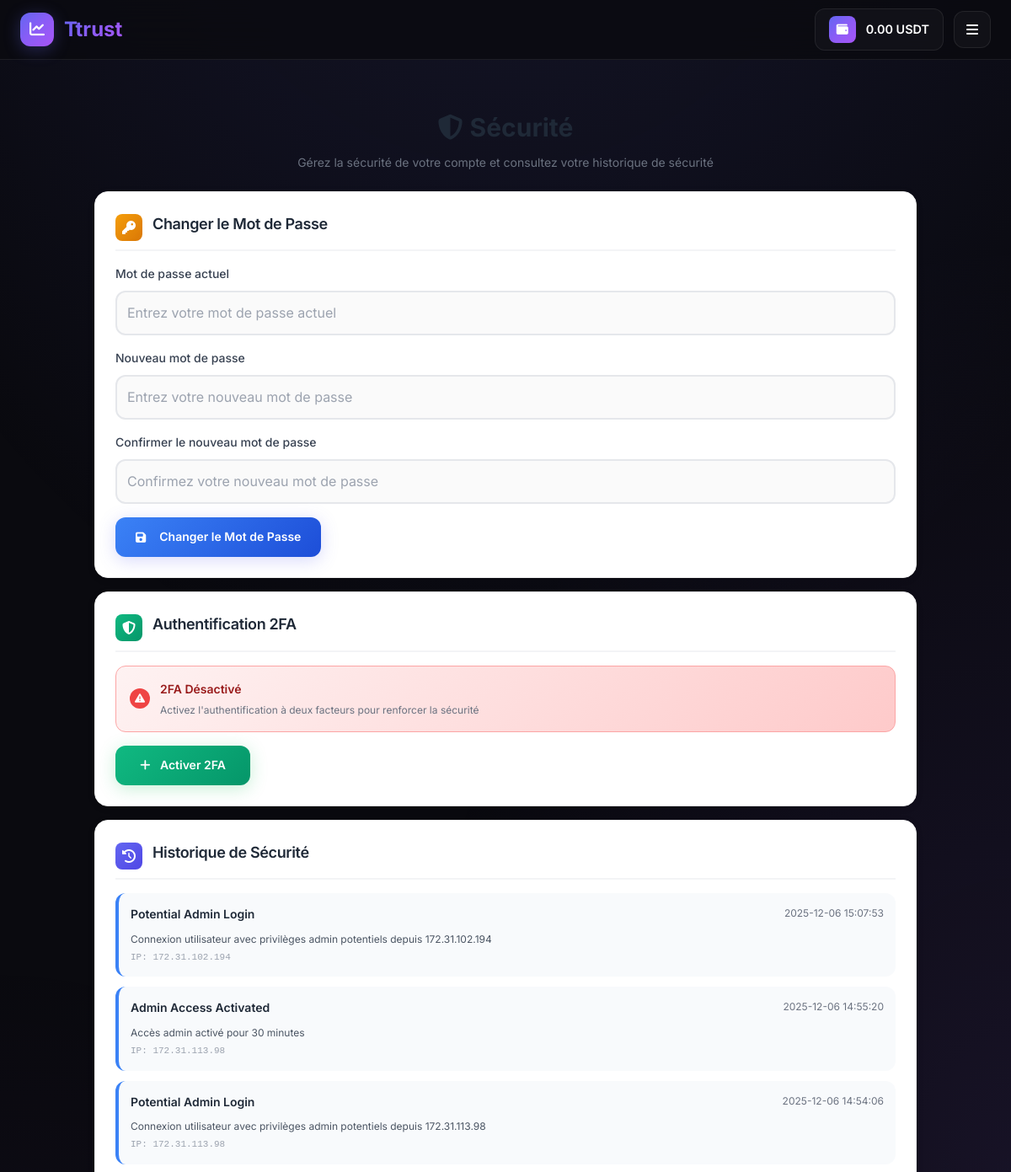
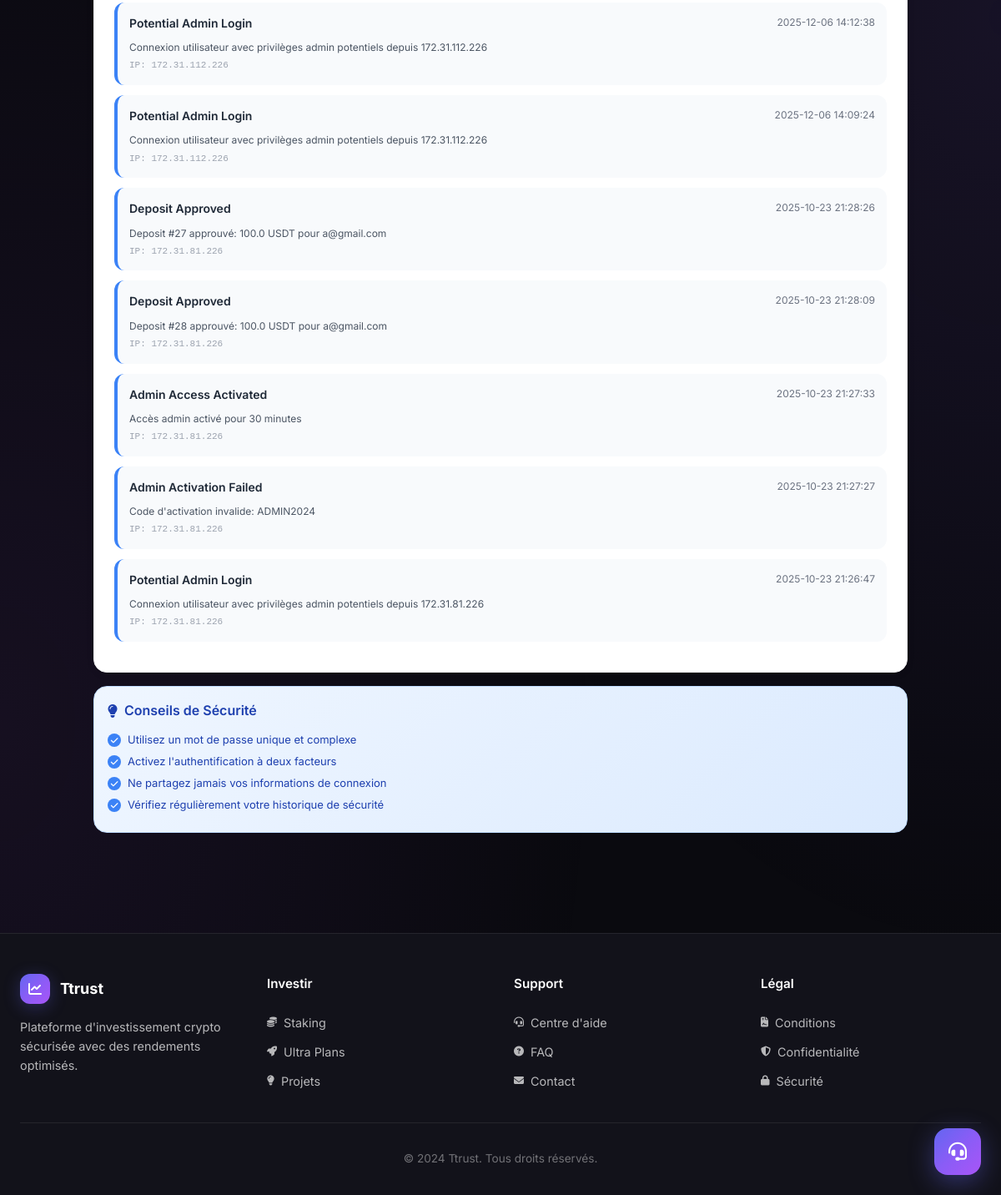
/security (signed in), run on the app's committed database (2 pictures, top to bottom).
### tables this page shows
CREATE TABLE security_logs (
            id INTEGER PRIMARY KEY AUTOINCREMENT,
            user_id INTEGER NOT NULL,
            action TEXT NOT NULL,
            details TEXT,
            ip_address TEXT,
            user_agent TEXT,
            created_at TIMESTAMP DEFAULT CURRENT_TIMESTAMP,
            FOREIGN KEY (user_id) REFERENCES users (id)
        );

### main.py (the view)
@app.route('/security')
@login_required
def security_settings():
    conn = get_db_connection()
    user = conn.execute('SELECT * FROM users WHERE id = ?', (session['user_id'],)).fetchone()
    try:
        conn.execute('''
            CREATE TABLE IF NOT EXISTS security_logs (
                id INTEGER PRIMARY KEY AUTOINCREMENT,
                user_id INTEGER NOT NULL,
                action TEXT NOT NULL,
                details TEXT,
                ip_address TEXT,
                user_agent TEXT,
                created_at TIMESTAMP DEFAULT CURRENT_TIMESTAMP,
                FOREIGN KEY (user_id) REFERENCES users (id)
            )
        ''')
        conn.commit()
    except Exception as e:
        print(f"Erreur création table security_logs: {e}")
    try:
        security_logs = conn.execute('''
            SELECT * FROM security_logs
            WHERE user_id = ?
            ORDER BY created_at DESC
            LIMIT 10
        ''', (session['user_id'],)).fetchall()
    except Exception as e:
        print(f"Erreur récupération logs: {e}")
        security_logs = []
    conn.close()
    return render_template('security.html', user=user, security_logs=security_logs)

### main.py (called while the page is built, shortened)
def login_required(f):
    @wraps(f)
    def decorated_function(*args, **kwargs):
        if 'user_id' not in session:
            return redirect(url_for('login'))
        return f(*args, **kwargs)
    return decorated_function

def get_db_connection():
    import time
    max_retries = 5
    for attempt in range(max_retries):
        try:
            conn = sqlite3.connect(DATABASE, timeout=60.0)
            conn.row_factory = sqlite3.Row
            conn.execute('PRAGMA journal_mode=WAL;')
            conn.execute('PRAGMA busy_timeout=60000;')  # 60 seconds timeout
            conn.execute('PRAGMA synchronous=NORMAL;')  # Better performance
            conn.execute('PRAGMA cache_size=10000;')     # Larger cache
            conn.execute('PRAGMA temp_store=memory;')    # Use memory for temp
            return conn
        except Exception as e:
            print(f"❌ Unexpected database error: {e}")
            raise e
    return conn

### templates/security.html (shortened to what this page needs)
{% extends "base.html" %}
{% block content %}
<div class="security-container">
    <div class="page-header">
        <h1 class="page-title">
            <i class="fas fa-shield-alt"></i>
            Sécurité
        </h1>
        <p class="page-subtitle">Gérez la sécurité de votre compte et consultez votre historique de sécurité</p>
    </div>
    <div class="security-card">
        <div class="section-header">
            <div class="section-icon password">
                <i class="fas fa-key"></i>
            </div>
            <h2 class="section-title">Changer le Mot de Passe</h2>
        </div>
        <form id="changePasswordForm">
            <div class="form-group">
                <label class="form-label">Mot de passe actuel</label>
                <input type="password" id="currentPassword" required class="form-input" placeholder="Entrez votre mot de passe actuel">
            </div>
            <div class="form-group">
                <label class="form-label">Nouveau mot de passe</label>
                <input type="password" id="newPassword" required class="form-input" placeholder="Entrez votre nouveau mot de passe">
            </div>
            <div class="form-group">
                <label class="form-label">Confirmer le nouveau mot de passe</label>
                <input type="password" id="confirmPassword" required class="form-input" placeholder="Confirmez votre nouveau mot de passe">
            </div>
            <button type="submit" class="btn-primary">
                <i class="fas fa-save mr-2"></i>
                Changer le Mot de Passe
            </button>
        </form>
    </div>
    <div class="security-card">
        <div class="section-header">
            <div class="section-icon twofa">
                <i class="fas fa-shield-alt"></i>
            </div>
            <h2 class="section-title">Authentification 2FA</h2>
        </div>
        {% if user.two_fa_enabled %}
        <div class="status-card enabled">
            <div class="status-icon enabled">
                <i class="fas fa-check"></i>
            </div>
            <div class="status-content">
                <div class="status-title enabled">2FA Activé</div>
                <div class="status-subtitle">Votre compte est protégé par l'authentification à deux facteurs</div>
            </div>
        </div>
        <form id="disable2FAForm">
            <div class="form-group">
                <label class="form-label">Mot de passe pour désactiver 2FA</label>
                <input type="password" id="disable2FAPassword" required class="form-input" placeholder="Entrez votre mot de passe">
            </div>
            <button type="submit" class="btn-danger">
                <i class="fas fa-times mr-2"></i>
                Désactiver 2FA
            </button>
        </form>
        {% else %}
        <div class="status-card disabled">
            <div class="status-icon disabled">
                <i class="fas fa-exclamation-triangle"></i>
            </div>
            <div class="status-content">
                <div class="status-title disabled">2FA Désactivé</div>
                <div class="status-subtitle">Activez l'authentification à deux facteurs pour renforcer la sécurité</div>
            </div>
        </div>
        <button id="enable2FABtn" class="btn-success">
            <i class="fas fa-plus mr-2"></i>
            Activer 2FA
        </button>
        {% endif %}
    </div>
    <div class="security-card">
        <div class="section-header">
            <div class="section-icon logs">
                <i class="fas fa-history"></i>
            </div>
            <h2 class="section-title">Historique de Sécurité</h2>
        </div>
        {% if security_logs %}
        <div>
            {% for log in security_logs %}
            <div class="log-item">
                <div class="log-header">
                    <div class="log-action">{{ log.action.replace('_', ' ').title() }}</div>
                    <div class="log-time">{{ log.created_at[:19].replace('T', ' ') if log.created_at else 'N/A' }}</div>
                </div>
                {% if log.details %}
                <div class="log-details">{{ log.details }}</div>
                {% endif %}
                {% if log.ip_address %}
                <div class="log-ip">IP: {{ log.ip_address }}</div>
                {% endif %}
            </div>
            {% endfor %}
        </div>
        {% else %}
        <div style="text-align: center; padding: 2rem; color: #6b7280;">
            <i class="fas fa-info-circle" style="font-size: 2rem; margin-bottom: 0.5rem; opacity: 0.5;"></i>
            <p>Aucun événement de sécurité enregistré</p>
        </div>
        {% endif %}
    </div>
    <div class="tips-card">
        <h3 class="tips-title">
            <i class="fas fa-lightbulb"></i>
            Conseils de Sécurité
        </h3>
        <div>
            <div class="tip-item">
                <div class="tip-icon">
                    <i class="fas fa-check"></i>
                </div>
                <span>Utilisez un mot de passe unique et complexe</span>
            </div>
            <div class="tip-item">
                <div class="tip-icon">
                    <i class="fas fa-check"></i>
                </div>
                <span>Activez l'authentification à deux facteurs</span>
            </div>
            <div class="tip-item">
                <div class="tip-icon">
                    <i class="fas fa-check"></i>
                </div>
                <span>Ne partagez jamais vos informations de connexion</span>
            </div>
            <div class="tip-item">
                <div class="tip-icon">
                    <i class="fas fa-check"></i>
                </div>
                <span>Vérifiez régulièrement votre historique de sécurité</span>
            </div>
        </div>
    </div>
</div>
{% endblock %}

### templates/base.html (style rules this page uses)
:root { --bg-primary: #0a0a0f; --bg-secondary: #12121a; --bg-card: rgba(20, 20, 30, 0.8); --bg-card-hover: rgba(30, 30, 45, 0.9); --border-subtle: rgba(255, 255, 255, 0.08); --border-hover: rgba(255, 255, 255, 0.15); --text-primary: #ffffff; --text-secondary: rgba(255, 255, 255, 0.7); --text-muted: rgba(255, 255, 255, 0.4); --accent-primary: #6366f1; --accent-secondary: #8b5cf6; --accent-success: #22c55e; --accent-warning: #f59e0b; --accent-danger: #ef4444; --gradient-primary: linear-gradient(135deg, #6366f1 0%, #8b5cf6 50%, #a855f7 100%); --gradient-dark: linear-gradient(180deg, #0a0a0f 0%, #12121a 100%); --glass-bg: rgba(255, 255, 255, 0.03); --glass-border: rgba(255, 255, 255, 0.08); }
* { margin: 0; padding: 0; box-sizing: border-box; }
html { scroll-behavior: smooth; }
body { font-family: 'Inter', -apple-system, BlinkMacSystemFont, sans-serif; background: var(--bg-primary); color: var(--text-primary); line-height: 1.6; min-height: 100vh; overflow-x: hidden; -webkit-font-smoothing: antialiased; -moz-osx-font-smoothing: grayscale; }
body::before { content: ''; position: fixed; top: 0; left: 0; right: 0; bottom: 0; background: radial-gradient(ellipse 80% 50% at 50% -20%, rgba(99, 102, 241, 0.15), transparent), radial-gradient(ellipse 60% 40% at 100% 50%, rgba(139, 92, 246, 0.1), transparent), radial-gradient(ellipse 60% 40% at 0% 80%, rgba(168, 85, 247, 0.08), transparent); pointer-events: none; z-index: -1; }
.btn-primary { background: var(--gradient-primary); color: white; box-shadow: 0 4px 20px rgba(99, 102, 241, 0.25); }
.btn-success { background: linear-gradient(135deg, #22c55e, #16a34a); color: white; box-shadow: 0 4px 20px rgba(34, 197, 94, 0.25); }
.form-group { margin-bottom: 1.5rem; }
.form-label { display: block; font-weight: 500; color: var(--text-secondary); margin-bottom: 0.5rem; font-size: 0.9rem; }
.section-title { font-size: 1.5rem; font-weight: 700; margin-bottom: 0.5rem; letter-spacing: -0.02em; }
.btn-primary, .btn-secondary { display: inline-flex; align-items: center; justify-content: center; gap: 0.5rem; padding: 0.75rem 1.5rem; border-radius: 12px; font-weight: 600; font-size: 0.9rem; text-decoration: none; transition: all 0.3s ease; cursor: pointer; border: none; }

### data on the page
security_logs: action.replace "Potential Admin Login", created_at "2025-12-06 15:07:53", details "Connexion utilisateur avec privilèges admin potentiels depuis 172.31.102.194", ip_address "172.31.102.194"
security_logs: action.replace "Admin Access Activated", created_at "2025-12-06 14:55:20", details "Accès admin activé pour 30 minutes", ip_address "172.31.113.98"
security_logs: action.replace "Potential Admin Login", created_at "2025-12-06 14:54:06", details "Connexion utilisateur avec privilèges admin potentiels depuis 172.31.113.98", ip_address "172.31.113.98"
security_logs: action.replace "Potential Admin Login", created_at "2025-12-06 14:12:38", details "Connexion utilisateur avec privilèges admin potentiels depuis 172.31.112.226", ip_address "172.31.112.226"
security_logs: action.replace "Potential Admin Login", created_at "2025-12-06 14:09:24", details "Connexion utilisateur avec privilèges admin potentiels depuis 172.31.112.226", ip_address "172.31.112.226"
security_logs: action.replace "Deposit Approved", created_at "2025-10-23 21:28:26", details "Deposit #27 approuvé: 100.0 USDT pour a@gmail.com", ip_address "172.31.81.226"
security_logs: action.replace "Deposit Approved", created_at "2025-10-23 21:28:09", details "Deposit #28 approuvé: 100.0 USDT pour a@gmail.com", ip_address "172.31.81.226"
security_logs: action.replace "Admin Access Activated", created_at "2025-10-23 21:27:33", details "Accès admin activé pour 30 minutes", ip_address "172.31.81.226"
security_logs: action.replace "Admin Activation Failed", created_at "2025-10-23 21:27:27", details "Code d'activation invalide: ADMIN2024", ip_address "172.31.81.226"
security_logs: action.replace "Potential Admin Login", created_at "2025-10-23 21:26:47", details "Connexion utilisateur avec privilèges admin potentiels depuis 172.31.81.226", ip_address "172.31.81.226"
